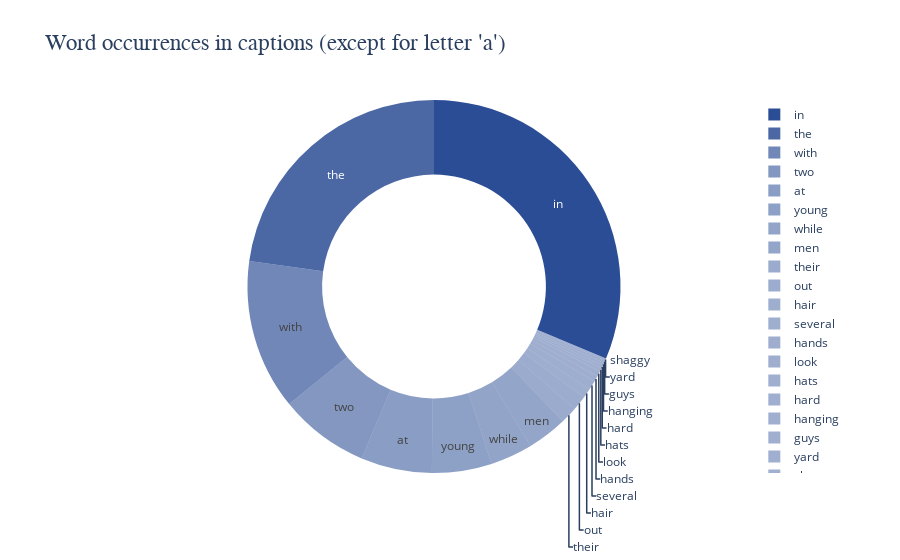

This figure's notebook cell:
### Code cell
def word_occurrences(data):
    # Combining all sentences into a single string
    all_text = ' '.join(data)
    all_text = all_text.replace('a ', '')
    all_text = all_text.replace('<start> ', '')
    all_text = all_text.replace('<end> ', '')
    # Splitting the text into words and count occurrences
    word_counts = Counter(all_text.split())

    words = list(word_counts.keys())[:20]
    values = list(word_counts.values())[:20]

    # Normalize values to be between 0 and 1
    normalized_values = np.array(values) / np.max(values)
    colors = np.array(['rgba(20, 58, 138, {})'.format(0.4 + 0.5 * (value)) for value in normalized_values])

    fig = go.Figure(data=[go.Pie(labels=words, values=values, hole=.6, marker=dict(colors=colors), textinfo='label')])

    fig.update_layout(title_text='Word occurrences in captions (except for letter \'a\')', title_font=dict(size=23, family='Balto'))

    fig.show()
    
word_occurrences(text_data)

### Figure 1 — Plotly figure (JSON) as saved in the notebook; plotly's stock layout.template omitted (floating-point values rounded to 4 significant figures)
{"data": [{"hole": 0.6, "labels": ["two", "young", "guys", "with", "shaggy", "hair", "look", "at", "their", "hands", "while", "hanging", "out", "in", "the", "yard", "several", "men", "hard", "hats"], "marker": {"colors": ["rgba(20, 58, 138, 0.5246893445169307)", "rgba(20, 58, 138, 0.4826421248835042)", "rgba(20, 58, 138, 0.4037433985709848)", "rgba(20, 58, 138, 0.6082090711401056)", "rgba(20, 58, 138, 0.4002951227089158)", "rgba(20, 58, 138, 0.413210624417521)", "rgba(20, 58, 138, 0.40728487107797456)", "rgba(20, 58, 138, 0.49821373097235166)", "rgba(20, 58, 138, 0.42334575955265613)", "rgba(20, 58, 138, 0.40839546442994723)", "rgba(20, 58, 138, 0.45871388630009324)", "rgba(20, 58, 138, 0.40395309102205657)", "rgba(20, 58, 138, 0.42006834420627526)", "rgba(20, 58, 138, 0.9)", "rgba(20, 58, 138, 0.7642668530599566)", "rgba(20, 58, 138, 0.40248524386455425)", "rgba(20, 58, 138, 0.4128689033861448)", "rgba(20, 58, 138, 0.4553976390183287)", "rgba(20, 58, 138, 0.4040928859894377)", "rgba(20, 58, 138, 0.4048151599875738)"]}, "textinfo": "label", "type": "pie", "values": [16055, 10641, 482, 26809, 38, 1701, 938, 12646, 3006, 1081, 7560, 509, 2584, 64380, 46903, 320, 1657, 7133, 527, 620]}], "layout": {"title": {"font": {"family": "Balto", "size": 23}, "text": "Word occurrences in captions (except for letter 'a')"}}}
